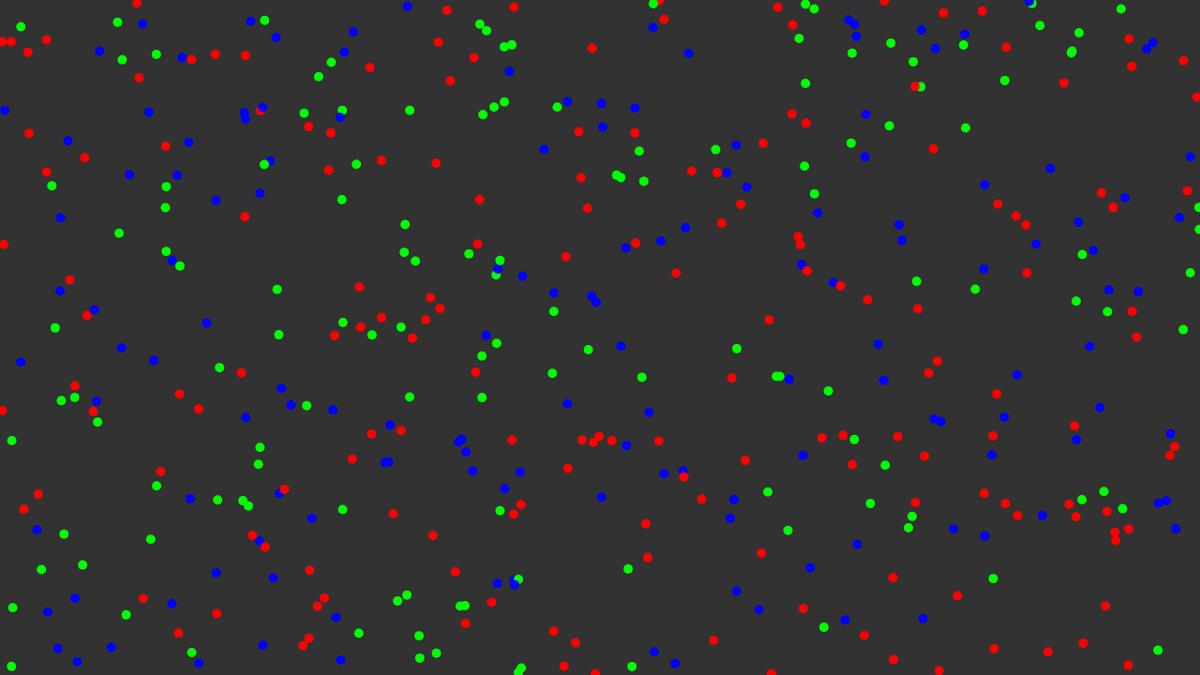
Frame 1 (no input)
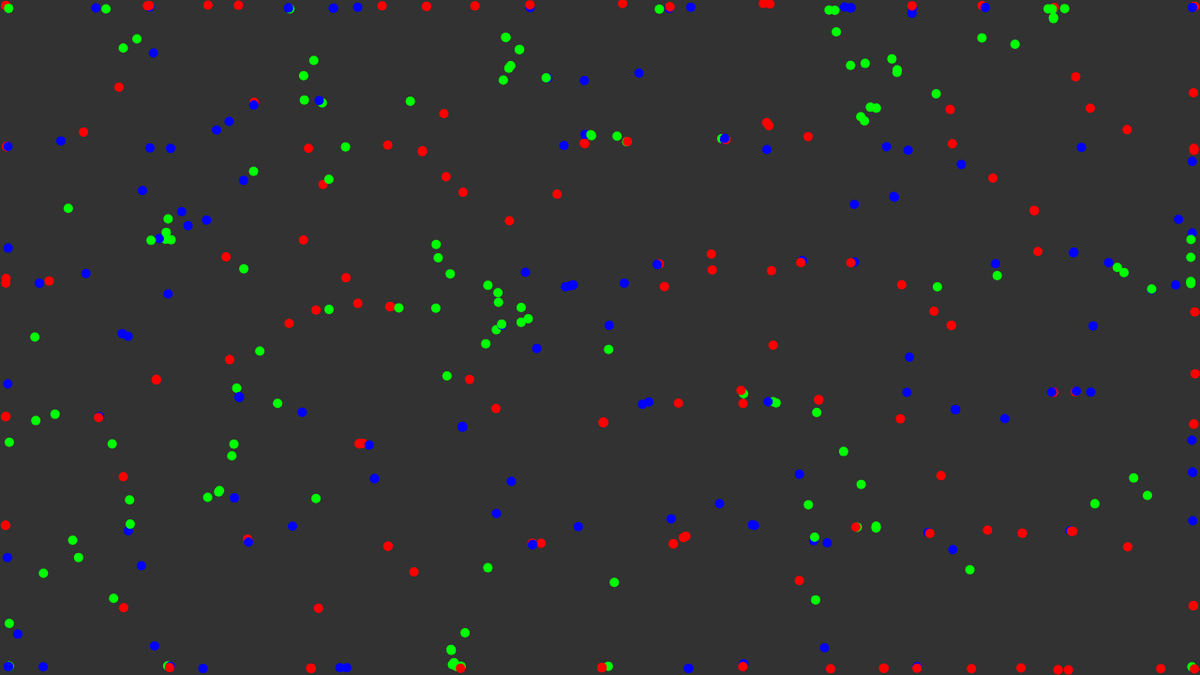
Frame 60 (no input)
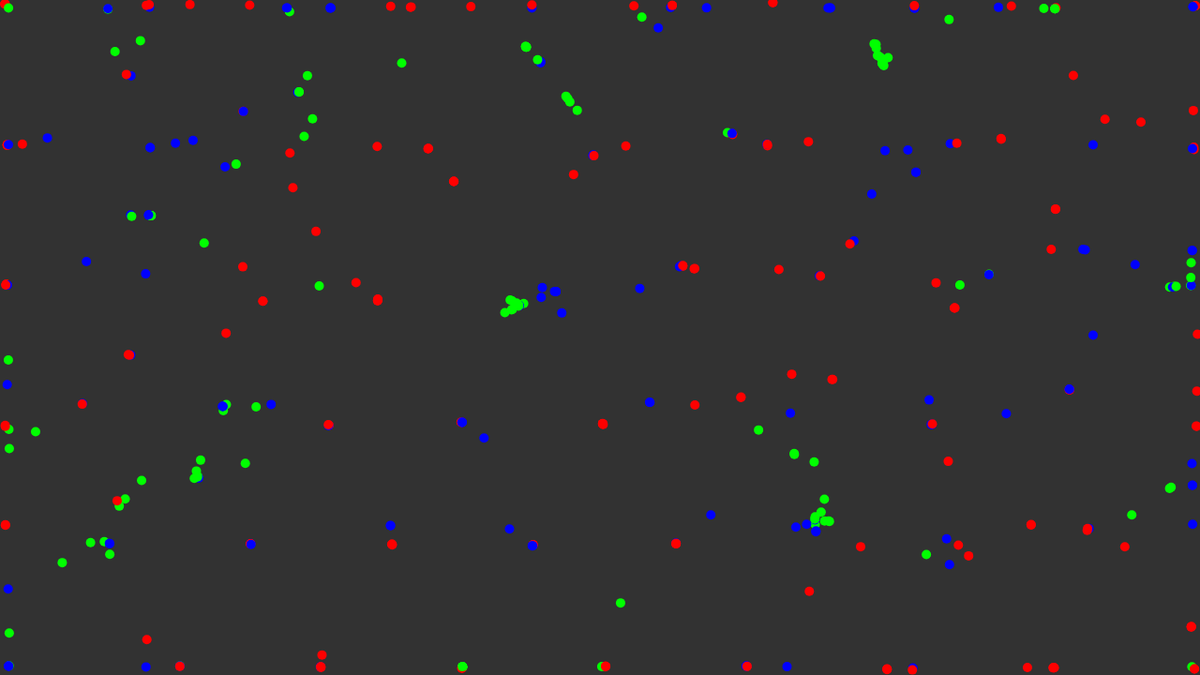
Frame 120 (the mouse pressed at the canvas centre since frame 60)

The p5.js sketch that drew these frames (run headless with seeded random() and noise() and a simulated clock; from frame 60 on, the mouse is pressed at the canvas centre):

// p5.js sketch
// ── sketch.js
function setup(){
	createCanvas(1280, 720);
	particles = new Array(450);
	for(var i = 0; i < particles.length; i++){
		particles[i] = new Particle();
	}
}

function draw(){
	// frameRate(1);
	background(50);
	noStroke();
	for(var i = 0; i < particles.length; i++){
		particles[i].show();
	}


	var criticaldist = 150;
	for(var i = 0; i < particles.length; i++){
		for(var j = 0; j < particles.length; j++){
			if(i != j){
				let dist = particles[i].pos.dist(particles[j].pos);

				if(dist < criticaldist){
					particles[i].update(particles[j]);
				}
			}
		}
	}

	// noLoop();
}
// ── particle.js
class Particle {
	constructor(vel){
		this.type = random([1, 2, 3]);
		this.r = 10;
		this.pos = createVector(random(width), random(height));
		this.vel = createVector(0.5, 0);
		this.nx = random(1, 100);
		this.speed = 0.2;
	}

	show(){
		fill(255);

		switch(this.type){			//change colours according to type
			case 1:
				fill(255, 0, 0);
				break;
			case 2:
				fill(0, 0, 255);
				break;
			case 3:
				fill(0, 255, 0);
				break;
			default:
				fill(0, 0, 0);
				break;
		}

		ellipse(this.pos.x, this.pos.y, this.r, this.r);

		if(this.pos.x > width - this.r) this.pos.x = width - this.r;
		if(this.pos.y > height - this.r) this.pos.y = height - this.r;
		if(this.pos.x < this.r) this.pos.x = 0 + this.r;
		if(this.pos.y < this.r) this.pos.y = 0 + this.r;
	}


	update(neighbour){
		// this.nx++;
		// this.pos = this.pos.add(p5.Vector.mult(p5.Vector.fromAngle(degrees(noise(this.nx))), 2));
		if(p5.Vector.dist(this.pos, neighbour.pos) < 2*this.r){
			this.repel(neighbour, 0);
			return;
		}


		switch(neighbour.type){
			case 1:
				switch(this.type){
					case 1:
						this.attract(neighbour, 0.5*this.speed);
					case 2:
						this.repel(neighbour, this.speed);
					case 3:
						this.repel(neighbour, this.speed);
				}

			case 2:
				switch(this.type){
					case 1:
						this.repel(neighbour, this.speed);
					case 2:
						this.attract(neighbour, 0.5*this.speed);
					case 3:
						this.repel(neighbour, this.speed);
				}

			case 3:
				switch(this.type){
					case 1:
						this.repel(neighbour, this.speed);
					case 2:
						this.repel(neighbour, this.speed);
					case 3:
						this.attract(neighbour, 0.5*this.speed);
				}
		}
	}

	attract(neighbour, speed){
		var velc = p5.Vector.sub(neighbour.pos, this.pos);
		velc.normalize();
		velc.mult(speed);
		this.pos.add(velc);
	}

	repel(neighbour, speed){
		var velc = p5.Vector.sub(this.pos, neighbour.pos);
		velc.normalize();
		velc.mult(speed);
		this.pos.add(velc);
	}
}
